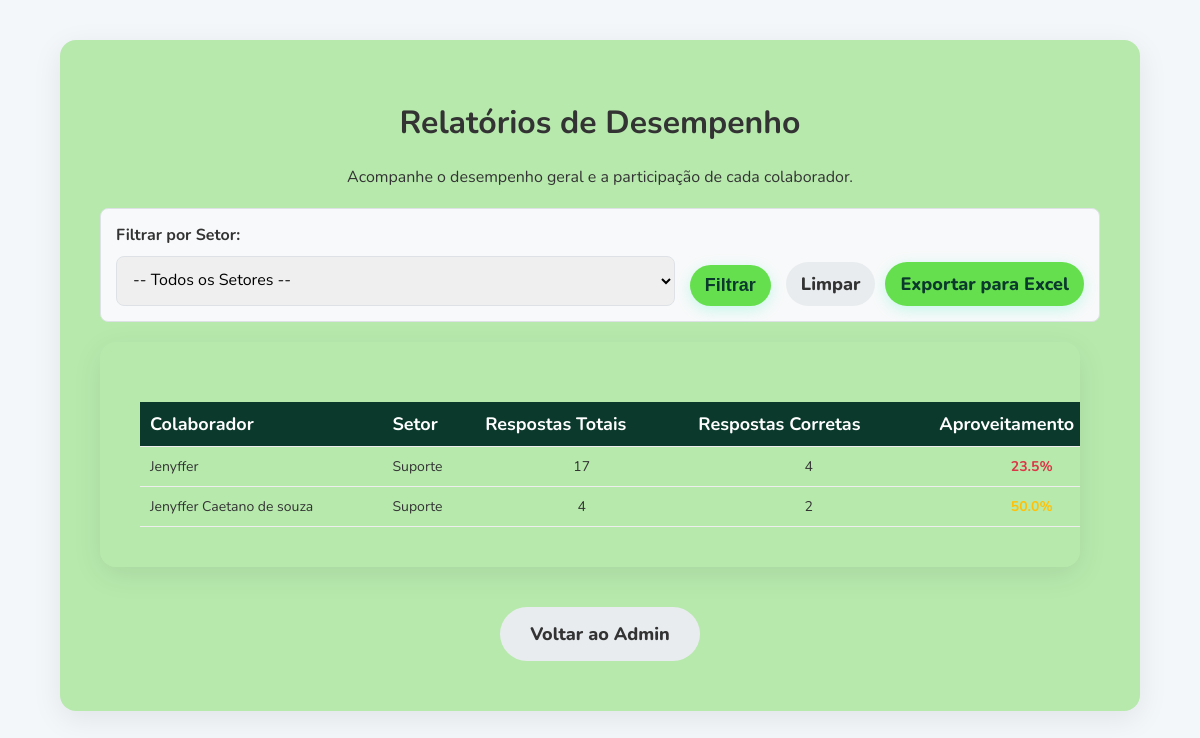
Page /admin/relatorios (signed in) on the committed database.
### app/models.py (models this page shows)
class Usuario(db.Model):
    id = db.Column(db.Integer, primary_key=True)
    nome = db.Column(db.String(100), nullable=False)
    email = db.Column(db.String(120), unique=True, nullable=True)
    codigo_acesso = db.Column(db.String(4), unique=True, nullable=False)
    departamento_id = db.Column(db.Integer, db.ForeignKey('departamento.id'), nullable=False)
    respostas = db.relationship('Resposta', backref='usuario', lazy=True)

### app/routes/admin.py (the view)
@admin_bp.route('/relatorios')
def pagina_relatorios():
    if not session.get('admin_logged_in'): return redirect(url_for('admin.pagina_admin'))
    depto_selecionado_id = request.args.get('departamento_id', type=int)
    departamentos = Departamento.query.order_by(Departamento.nome).all()
    dados_relatorio = _gerar_dados_relatorio(depto_selecionado_id)
    return render_template('relatorios.html',
                           relatorios=dados_relatorio,
                           departamentos=departamentos,
                           depto_selecionado_id=depto_selecionado_id)

### app/templates/relatorios.html (shortened to what this page needs)
{% extends 'base.html' %}
{% block content %}
<div class="dashboard-container" style="max-width: 1000px; text-align: left;">
    <h1 style="text-align: center;">Relatórios de Desempenho</h1>
    <p style="text-align: center;">Acompanhe o desempenho geral e a participação de cada colaborador.</p>
    <div
        style="background-color: #f8f9fa; padding: 15px; border-radius: 8px; margin: 20px 0; border: 1px solid #dee2e6;">
        <div style="display: flex; align-items: flex-end; flex-wrap: wrap; gap: 15px;">
            <form method="get" action="{{ url_for('admin.pagina_relatorios') }}"
                style="display: flex; align-items: center; gap: 15px; flex-grow: 1;">
                <div style="flex: 1 1 300px;">
                    <label for="filtro_setor" style="font-weight: bold;">Filtrar por Setor:</label>
                    <select name="departamento_id" onchange="this.form.submit()" style="width: 100%;">
                        <option value="">-- Todos os Setores --</option>
                    </select>
                </div>
                <div style="align-self: flex-end;">
                    <button type="submit" class="btn" style="padding: 10px 15px; margin: 0;">Filtrar</button>
                </div>
            </form>
            <div style="align-self: flex-end; display: flex; gap: 10px;">
                <a href="{{ url_for('admin.pagina_relatorios') }}" class="btn btn-secondary"
                    style="padding: 10px 15px; margin: 0;">Limpar</a>
                <a href="{{ url_for('admin.exportar_relatorios', departamento_id=depto_selecionado_id) }}" class="btn"
                    style="background-color: #66df4e; padding: 10px 15px; margin: 0;">Exportar para Excel</a>
            </div>
        </div>
    </div>
    <div class="ranking-container" style="max-width: 100%; overflow-x: auto;">
        <table class="preview-table">
            <thead>
                <tr>
                    <th>Colaborador</th>
                    <th>Setor</th>
                    <th>Respostas Totais</th>
                    <th>Respostas Corretas</th>
                    <th>Aproveitamento</th>
                </tr>
            </thead>
            <tbody>
                {% for relatorio in relatorios %}
                <tr>
                    <td>{{ relatorio.nome }}</td>
                    <td>{{ relatorio.setor }}</td>
                    <td style="text-align: center;">{{ relatorio.total_respostas }}</td>
                    <td style="text-align: center;">{{ relatorio.respostas_corretas }}</td>
                    <td style="text-align: center;">
                        <strong
                            style="color: {% if relatorio.aproveitamento >= 80 %}#28a745{% elif relatorio.aproveitamento >= 50 %}#ffc107{% else %}#dc3545{% endif %};">
                            {{ "%.1f"|format(relatorio.aproveitamento) }}%
                        </strong>
                    </td>
                </tr>
                {% else %}
                <tr>
                    <td colspan="6" style="text-align: center;">Nenhum dado encontrado para os filtros selecionados.
                    </td>
                </tr>
                {% endfor %}
            </tbody>
        </table>
    </div>
    <div style="text-align: center; margin-top: 30px;">
        <a href="{{ url_for('admin.pagina_admin') }}" class="btn btn-secondary">Voltar ao Admin</a>
    </div>
</div>
{% endblock %}

### app/static/css/style.css (style rules this page uses)
:root { --cor-primaria: #0B3A2D; --cor-acento: #66df4e; --cor-acento-hover: #00D294; --cor-fundo: #f4f7fa; --cor-texto: #333333; --cor-texto-claro: #ffffff; --cor-borda: #dee2e6; }
body { font-family: 'Nunito', sans-serif; background-color: var(--cor-fundo); color: var(--cor-texto); margin: 0; padding: 20px; }
.btn { display: inline-block; text-decoration: none; background-color: var(--cor-acento); color: var(--cor-primaria); font-weight: 800; padding: 15px 30px; margin: 10px; border-radius: 50px; font-size: 18px; transition: all 0.3s ease; border: none; cursor: pointer; box-shadow: 0 4px 15px rgba(0, 245, 171, 0.2); }
.btn-secondary { background-color: #e9ecef; color: var(--cor-texto); box-shadow: none; }
a { color: var(--cor-primaria); font-weight: 700; text-decoration: none; }
.login-container, .dashboard-container, .ranking-container, .quiz-container { background: rgb(183, 233, 173); padding: 40px; border-radius: 16px; box-shadow: 0 8px 30px rgba(0, 0, 0, 0.08); text-align: center; width: 90%; }
input[type="password"], input[type="text"], input[type="number"], input[type="email"], input[type="date"], input[type="month"], textarea, select { padding: 12px; margin-top: 10px; width: 100%; border: 1px solid var(--cor-borda); border-radius: 8px; font-family: 'Nunito', sans-serif; font-size: 16px; box-sizing: border-box; }
.ranking-container table { width: 100%; border-collapse: collapse; margin-top: 20px; }
.ranking-container th, .ranking-container td { padding: 15px; text-align: left; border-bottom: 1px solid var(--cor-borda); }
.ranking-container th { background-color: var(--cor-primaria); color: var(--cor-texto-claro); font-size: 18px; }
.preview-table { text-align: left; font-size: 14px; }
.preview-table th, .preview-table td { white-space: nowrap; padding: 8px 12px; }
.preview-table { width: 100%; border-collapse: collapse; min-width: 1200px; }
.preview-table th, .preview-table td { padding: 12px 15px; text-align: left; border-bottom: 1px solid #eee; vertical-align: middle; }
.preview-table th { background-color: var(--cor-primaria); color: white; font-weight: bold; white-space: nowrap; position: sticky; top: 0; }
.preview-table th, .preview-table td { padding: 10px; border-bottom: 1px solid #eee; vertical-align: top; }
.preview-table th { background-color: var(--cor-primaria); color: white; white-space: nowrap; }

### rows in the picture
Usuario: nome "Jenyffer", setor "Suporte", total_respostas "17", respostas_corretas "4", aproveitamento "23.5"
Usuario: nome "Jenyffer Caetano de souza", setor "Suporte", total_respostas "4", respostas_corretas "2", aproveitamento "50.0"
